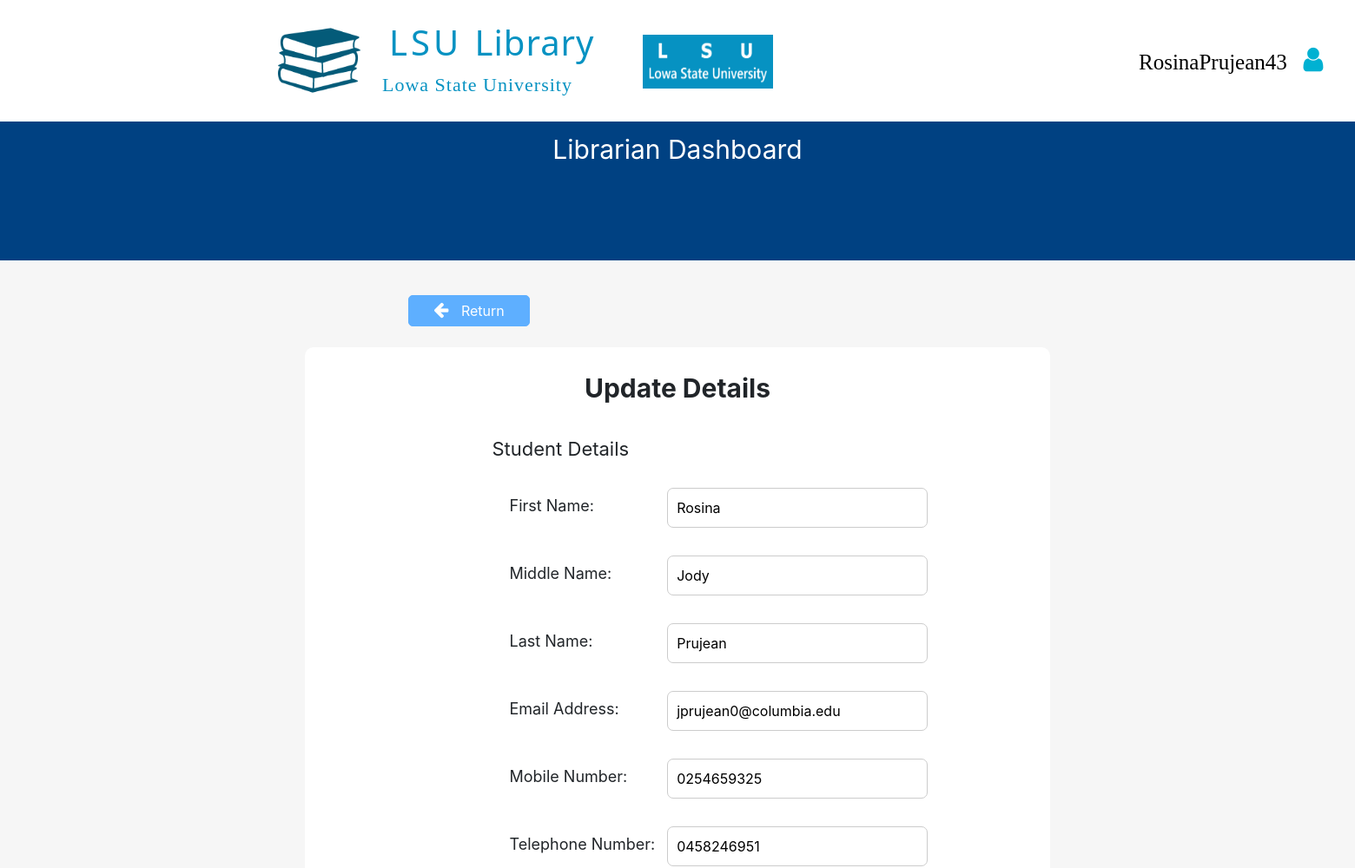
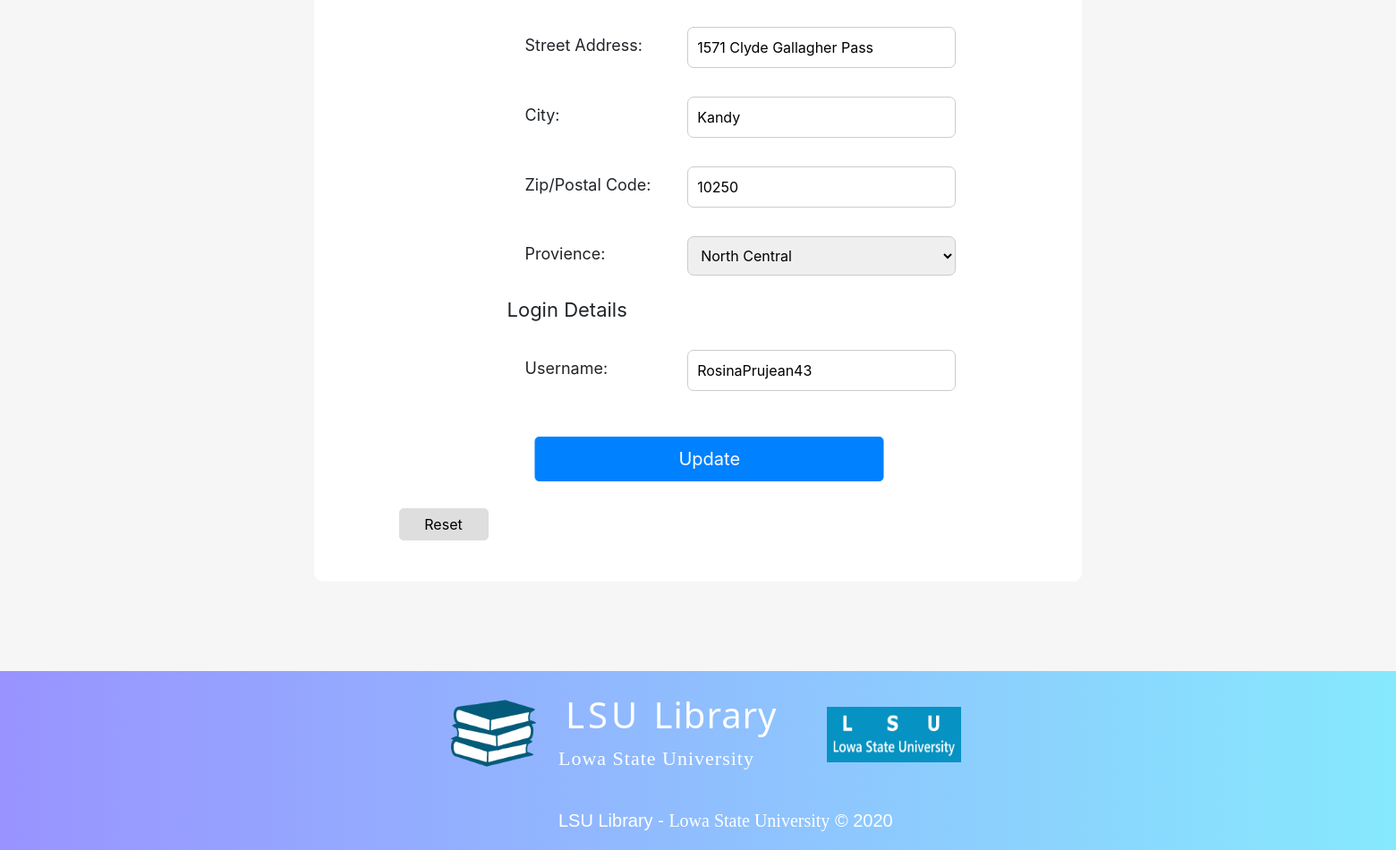
The page /librarianDashboard/5.accountDetails/librarianUpdateDetails.php (signed in) on the database its author committed (2 pictures, top to bottom).
### tables this page shows
CREATE TABLE User(
  UserID INT(8) AUTO_INCREMENT,
  FirstName VARCHAR(30) NOT NULL,
  MiddleName VARCHAR(30),
  LastName VARCHAR(50) NOT NULL,
  EmailAddress VARCHAR(50) NOT NULL,
  StreetAddress VARCHAR(40) NOT NULL,
  ucCityID INT(8),
  uzpcZPCID INT(8),
  upProvienceID INT(8) NOT NULL,
  MobileNumber CHAR(10) NOT NULL,
  TelephoneNumber CHAR(10),
  RegistrationDateTime DATETIME DEFAULT CURRENT_TIMESTAMP,
  lLoginID INT NOT NULL,  
  PRIMARY KEY (UserID),
  FOREIGN KEY (ucCityID) REFERENCES UserCity(CityID),
  FOREIGN KEY (uzpcZPCID) REFERENCES UserZipPostalCode(ZPCID),
  FOREIGN KEY (upProvienceID) REFERENCES UserProvience(ProvienceID)
);

CREATE TABLE UserCity(
  CityID INT(8) AUTO_INCREMENT,
  City VARCHAR(50),
  PRIMARY KEY (CityID)
);

CREATE TABLE UserZipPostalCode(
  ZPCID INT(8) AUTO_INCREMENT,
  ZipPostalCode VARCHAR(5),
  PRIMARY KEY (ZPCID)
);

### librarianDashboard/5.accountDetails/librarianUpdateDetails.php (the view, shortened to what this page needs)
<?php
  include_once("../../LSULibraryDBConnection.php");
  $userUsername = $_SESSION['username'];
        ?> <script>
<!DOCTYPE html>
<html>
  <head>
    <link rel="stylesheet" href="../../assets/css/defaultLayout.css">
    <link rel="stylesheet" href="https://cdnjs.cloudflare.com/ajax/libs/font-awesome/4.7.0/css/font-awesome.min.css">
    <link rel="stylesheet" href="../../assets/bootstrap/css/bootstrap.min.css">
  </head>
  <body>
        <div style="height: 140px; width: 100%;">
              <div id="logoSection">
                <a href="../librarianDashboard.php">
                  <img src="../../assets/Images/LSULibraryLogo.png" alt="LSU Library Logo" id="lsuLibraryLogoIcon">
                </a>
                <h1 id="mainTitle"> LSU <span id="mainTitleSpan">Library</span> </h1>
                <p id="mainTitleSub">Lowa State University</p>
                <img src="../../assets/Images/LSUUniversityLogo.png" alt="LSU Logo" id="lsuLogoIcon">
              </div>
              <table id="navSection">
                <tr>
                  <td class="navItem" id="navItem1">
                    <a href="librarianAccountDetails.php" data-toggle="popover" data-trigger="hover" data-placement="bottom" title="Options"
                    data-content="View Account Details" style="color: black;">
                      <?php echo $userUsername ?> &nbsp
                      <i class="fa fa-user" style="font-size: 32px;
                                                  color: #00B1D2FF;"></i> &nbsp
                    </a>
                  </td>
                  <td class="navItem" id="navItem2">
                  </td>
                </tr>
              </table>
        </div>
            <div style="background-color: #004182;
                        width: 100%;
                        height: 160px;">
              <p style="font-size: 30px;
                        color: white;
                        text-align: center;
                        padding-top: 10px;">Librarian Dashboard</p>
              <div style="position: absolute;
                          left: 50%;
                          transform: translate(-50%,-0%);">
              </div>
            </div>
          <div style="width: 100%;
                      height: 1450px;
                      background-color: #F6F6F6;">
            <button type="button" name="return" style="color: #FFFFFF;
                                                      background-color: #5EAFFF;
                                                      border: 1px solid #5EAFFF;
                                                      padding: 5px;
                                                      border-radius: 5px;
                                                      width: 140px;
                                                      position: absolute;
                                                      top: 340px;
                                                      left: 470px;" onClick="window.location.href = 'librarianAccountDetails.php';">
              <i class="fa fa-arrow-left" style="font-size: 20px;
                                                margin-right: 10px;"></i>
              Return
            </button>
            <div style="width: 55%;
                        height: 1250px;
                        background-color: #FFFFFF;
                        border-radius: 10px;
                        position: relative;
                        left: 50%;
                        transform: translateX(-50%);
                        top: 100px;">
              <p style="font-size: 30px;
                        padding-top: 25px;
                        text-align: center;"><b>Update Details</b></p>
              <?php
                $retrieveDetailsSQL = "SELECT * FROM User u INNER JOIN Login l ON l.LoginID = u.lLoginID
                                      INNER JOIN UserCity uc ON uc.CityID = u.ucCityID
                                      INNER JOIN UserZipPostalCode uzpc ON uzpc.ZPCID = u.uzpcZPCID
                                      INNER JOIN UserProvience up ON up.ProvienceID = u.upProvienceID
                                      WHERE l.Username = '$userUsername';";
                $retrieveDetailsResult = mysqli_query($databaseConn, $retrieveDetailsSQL);
                $retrieveDetailsRow = mysqli_fetch_array($retrieveDetailsResult);
              ?>
              <div id="container">
                <form action="librarianUpdateDetails.php" method="POST">
                  <table>
                    <tr>
                      <td> <p class="containerMainTextStyle">Student Details</p> </td>
                    </tr>
                    <tr>
                      <td> <p class="containerSubTextStyle">First Name: </p> </td>
                      <td>
                        <input type="text" name="firstName" class="updateFormInput" required placeholder="First Name" value="<?php echo $retrieveDetailsRow['FirstName']; ?>"
                        title="Mandatory, Only Uppercase Initials and Lowercase Alphabetic Characters"
                        data-toggle="tooltip" data-placement="right">
                      </td>
                    </tr>
                    <tr>
                      <td> <p class="containerSubTextStyle">Middle Name: </p> </td>
                      <td>
                        <input type="text" name="middleName" class="updateFormInput" placeholder="Middle Name" value="<?php echo $retrieveDetailsRow['MiddleName']; ?>"
                        title="Optional, Only Uppercase Initials and Lowercase Alphabetic Characters"
                        data-toggle="tooltip" data-placement="right">
                      </td>
                    </tr>
                    <tr>
                      <td> <p class="containerSubTextStyle">Last Name: </p> </td>
                      <td>
                        <input type="text" name="lastName" class="updateFormInput" required placeholder="Last Name" value="<?php echo $retrieveDetailsRow['LastName']; ?>"
                        title="Mandatory, Only Uppercase Initials and Lowercase Alphabetic Characters"
                        data-toggle="tooltip" data-placement="right">
                      </td>
                    </tr>
                    <tr>
                      <td> <p class="containerSubTextStyle">Email Address: </p> </td>
                      <td>
                        <input type="text" name="emailAddress" class="updateFormInput" required placeholder="Email Address" value="<?php echo $retrieveDetailsRow['EmailAddress']; ?>"
                        title="Mandatory, Enter valid email address"
                        data-toggle="tooltip" data-placement="right">
                      </td>
                    </tr>
                    <tr>
                      <td> <p class="containerSubTextStyle">Mobile Number: </p> </td>
                      <td>
                        <input type="text" name="mobileNumber" class="updateFormInput" required placeholder="Mobile Number" value="<?php echo $retrieveDetailsRow['MobileNumber']; ?>"
                        title="Mandatory, Only 10 numeric characters"
                        data-toggle="tooltip" data-placement="right">
                      </td>
                    </tr>
                    <tr>
                      <td> <p class="containerSubTextStyle">Telephone Number: </p> </td>
                      <td>
                        <input type="text" name="telephoneNumber" class="updateFormInput" placeholder="Telephone Number" value="<?php echo $retrieveDetailsRow['TelephoneNumber']; ?>"
                        title="Optional, Only 10 numeric characters"
                        data-toggle="tooltip" data-placement="right">
                      </td>
                    </tr>
                    <tr>
                      <td> <p class="containerSubTextStyle">Street Address: </p> </td>
                      <td>
                        <input type="text" name="streetAddress" class="updateFormInput" required placeholder="Street Address" value="<?php echo $retrieveDetailsRow['StreetAddress']; ?>"
                        title="Mandatory, Only Uppercase Initials, Lowercase Alphabetic and Numeric Characters"
                        data-toggle="tooltip" data-placement="right">
                      </td>
                    </tr>
                    <tr>
                      <td> <p class="containerSubTextStyle">City: </p> </td>
                      <td>
                        <input type="text" name="city" class="updateFormInput" required placeholder="City" value="<?php echo $retrieveDetailsRow['City']; ?>"
                        title="Mandatory, Only Uppercase Initials, Lowercase Alphabetic and Numeric Characters"
                        data-toggle="tooltip" data-placement="right">
                      </td>
                    </tr>
                    <tr>
                      <td> <p class="containerSubTextStyle">Zip/Postal Code: </p> </td>
                      <td>
                        <input type="text" name="zipPostalCode" class="updateFormInput" required placeholder="Zip/Postal Code" value="<?php echo $retrieveDetailsRow['ZipPostalCode']; ?>"
                        title="Mandatory, Only 5 Numeric Characters"
                        data-toggle="tooltip" data-placement="right">
                      </td>
                    </tr>
                    <tr>
                      <td> <p class="containerSubTextStyle">Provience: </p> </td>
                      <td>
                        <select name="provienceSelect" class="updateFormInput"
                        title="Mandatory, Select the Provience"
                        data-toggle="tooltip" data-placement="right">
                          <?php
                              $selectedProvienceID = $retrieveDetailsRow["ProvienceID"];
                              $selectedProvience = $retrieveDetailsRow["Provience"];
                          ?>
                          <?php
                            $provienceSQL = "SELECT * FROM UserProvience;";
                            $provienceResult = mysqli_query($databaseConn, $provienceSQL);
                            while($provienceRow = mysqli_fetch_array($provienceResult)){
                          ?>
                            <option value="<?php echo $provienceRow["ProvienceID"]; ?>"
                              <?php
                                if($provienceRow["ProvienceID"] == $selectedProvienceID && $provienceRow["Provience"] == $selectedProvience)
                                {
                                  echo "selected";
                                }
                              ?> ><?php echo $provienceRow["Provience"]; ?>
                            </option>
                          <?php } ?>
                        </select>
                      </td>
                    </tr>
                    <tr>
                      <td> <p class="containerMainTextStyle">Login Details</p> </td>
                    </tr>
                    <tr>
                      <td> <p class="containerSubTextStyle">Username: </p> </td>
                      <td>
                        <input type="text" name="username" class="updateFormInput" required placeholder="Username" value="<?php echo $retrieveDetailsRow['Username']; ?>"
                        title="Mandatory, Only Uppercase, Lowercase Alphabetic and Numeric Characters, Minimum Length: 10, Maximum Length: 15"
                        data-toggle="tooltip" data-placement="right">
                      </td>
                    </tr>
                  </table>
                  <button type="submit" name="updateSubmit" id="updateSubmitButton">Update</button>
                  <button type="reset" name="updateReset" id="updateResetButton">Reset</button>
                </form>
              </div>
          </div>
        </div>
          <div id="footer">
            <div id="footerLogoSection">
              <img src="../../assets/images/LSULibraryLogo.png" alt="LSU Library Logo" id="lsuLibraryLogoIcon">
              <h1 id="mainTitle"> LSU <span id="mainTitleSpan">Library</span> </h1>
              <p id="mainTitleSub">Lowa State University</p>
              <img src="../../assets/images/LSUUniversityLogo.png" alt="LSU Logo" id="lsuLogoIcon">
            </div>
            <p id="footerText1Main">LSU Library - <span id="footerText1Sub">Lowa State University</span> &copy; 2020</p>
          </div>
  </body>
</html>

### assets/css/defaultLayout.css (style rules this page uses)
* { margin: 0; }
#lsuLibraryLogoIcon { height: 95px; width: 95px; position: relative; top: 122px; left: -120px; }
#logoSection { position: relative; top: -100px; left: 440px; }
#mainTitle { color: #0692c2; letter-spacing: 4px; font-family: 'Noto Sans', sans-serif; font-size: 40px; padding-top: 30px; padding-left: 8px; }
#mainTitleSpan { letter-spacing: 1px; }
#mainTitleSub { font-size: 22px; font-family: verdana; color: #0692c2; letter-spacing: 1px; }
#lsuLogoIcon { height: 62px; width: 150px; position: relative; top: -90px; left: 300px; }
#navSection { position: relative; top: -240px; left: 1280px; }
.navItem { padding-left: 20px; }
.navItem a { font-size: 25px; text-decoration: none; color: #00B1D2FF; font-family: verdana; border-style: solid; border-width: thin; border-radius: 6px; padding: 10px; }
#navItem1 a { border-color: white; transition-duration: 0.4s; }
#footer { background-image: linear-gradient(to right, #9993ff, #86e9fd); height: 200px; }
#footerLogoSection { position: relative; left: 40%; top: -100px; }
#footerLogoSection h1 { color: white; }
#footerLogoSection span { color: white; }
#footerLogoSection p { color: white; }
#footerText1Main { position: relative; top: -140px; left: 40%; font-family: sans-serif; font-size: 20px; color: white; }
#footerText1Sub { font-family: serif; font-size: 20px; color: white; }

### librarianDashboard/5.accountDetails/librarianUpdateDetails.php (style rules this page uses)
#container { height: 1000px; width: 80%; position: absolute; top: 100px; left: 25%; transition: translateX(-75%); }
.containerMainTextStyle { font-size: 22px; }
.containerSubTextStyle { font-size: 18px; padding-left: 20px; }
.updateFormInput { padding: 10px; border-radius: 7px; width: 300px; margin-top: 10px; margin-left: 12px;; margin-bottom: 20px; border: 1px solid #CCC; }
#updateSubmitButton { padding: 5px; font-size: 20px; border-radius: 5px; margin-top: 30px; margin-left: 38%; margin-right: 10px; background-color: #0081FF; color: #FFFFFF; width: 390px; height: 50px; border: 1px solid #0081FF; position: absolute; left: 15%; transform: translateX(-85%); }
#updateResetButton { padding: 5px; border-radius: 5px; background-color: #DEDEDE; color: #000000; width: 100px; border: 1px solid #DEDEDE; margin-top: 110px; margin-left: -120px; }

### rows shown on the page
user: firstName "Rosina", middleName "Jody", lastName "Prujean", emailAddress "jprujean0@columbia.edu", mobileNumber "0254659325", telephoneNumber "0458246951", streetAddress "1571 Clyde Gallagher Pass", city "Kandy", zipPostalCode "10250", username "RosinaPrujean43"

### other values the page prints
$userUsername "RosinaPrujean43"
form field provienceSelect "North Central"
